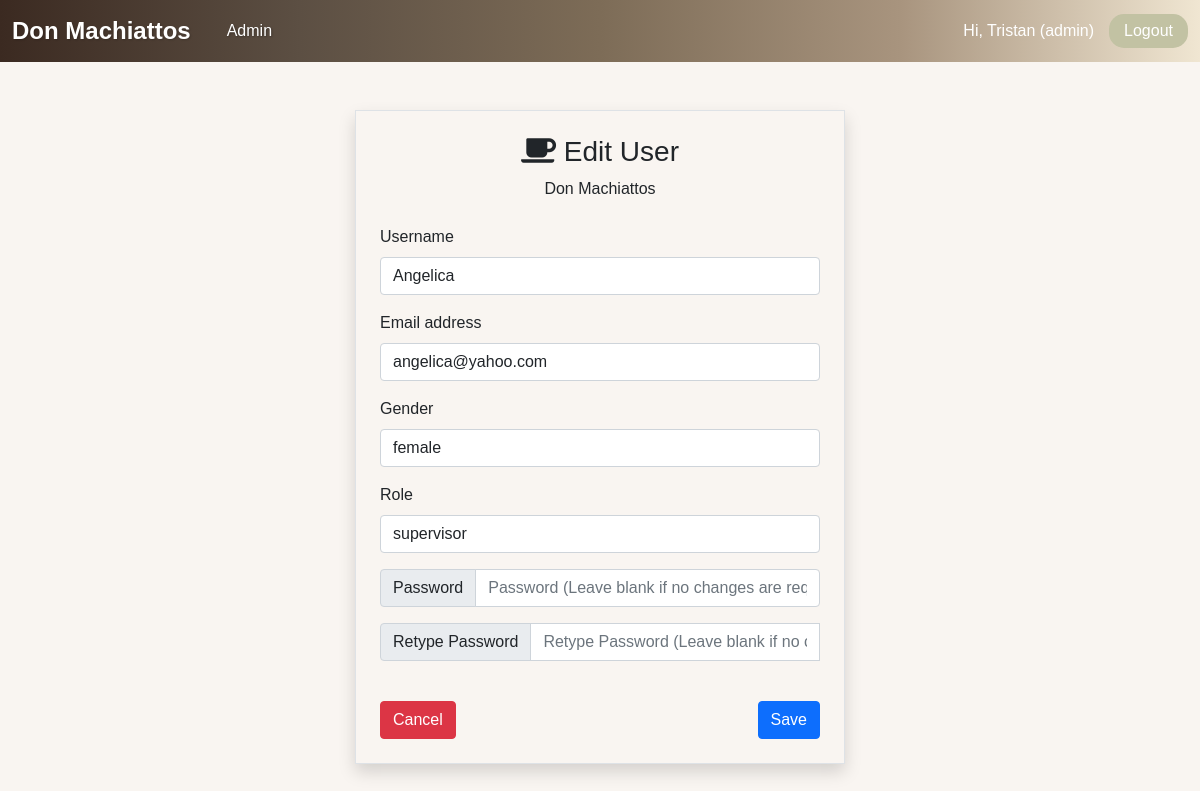
/index.php?page_name=edit-user&id=9 (signed in), run on the app's committed database.
### tables this page shows
CREATE TABLE `users` (
  `id` int(11) NOT NULL,
  `username` varchar(30) NOT NULL,
  `email` varchar(100) NOT NULL,
  `password` varchar(255) NOT NULL,
  `date` datetime NOT NULL,
  `image` varchar(500) DEFAULT NULL,
  `role` varchar(20) NOT NULL,
  `gender` varchar(6) NOT NULL DEFAULT 'male',
  `deletable` tinyint(1) NOT NULL DEFAULT 1
);

### app/core/init.php (called while the page is built, shortened)
<?php
require "../app/core/functions.php";
require "../app/core/database.php";
require "../app/core/model.php";
function my_function($classname)
{
    $filename = "../app/models/" .ucfirst($classname) . ".php";
}

### app/core/model.php (called while the page is built, shortened)
<?php
class Model extends Database
{
    public function first($data)
    {
        $keys = array_keys($data);
        $query = "select * from $this->table where ";
        foreach($keys as $key)
        {
            $query .= "$key = :$key AND ";
        }
        $query = rtrim($query, "AND ");
        $db = new Database;
        if($res = $db->query($query, $data))
        {
            return $res[0];
        }
        return false;
    }
}

### app/core/database.php (called while the page is built)
<?php
class Database
{
    private function db_connect(){
        $DBHOST = "localhost";
        $DBNAME = "don_mac";
        $DBUSER = "root";
        $DBPASS = "";
        $DBDRIVER = "mysql";
        try{
            $con = new PDO("$DBDRIVER:host=$DBHOST;dbname=$DBNAME",$DBUSER,$DBPASS);
        }catch(PDOException $e){
            echo $e->getMessage();
        }
        return $con;
    }
    public function query($query,$data = array()){
        $con = $this->db_connect();
        $smt = $con->prepare($query);
        $check = $smt->execute($data);
        if ($check)
        {
            $result = $smt->fetchAll(PDO::FETCH_ASSOC);
            if(is_array($result) && count($result) > 0){
                return $result;
            }
        }
        return false;
    }
}

### app/core/functions.php (called while the page is built, shortened)
<?php
function esc($str){
    return htmlspecialchars($str);
}
function set_value($key,$default = "")
{
    return $default;
}

### app/models/Auth.php (called while the page is built, shortened)
<?php
class Auth
{
    public static function get($column)
    {
        if(!empty($_SESSION['USER'][$column])){
            return $_SESSION['USER'][$column];
        }
        return "Unknown";
    }
}

### app/views/auth/edit-user.view.php (the view, shortened to what this page needs)
<div class="container-fluid border col-lg-5 col-md-6 mt-5 p-4 shadow">
    <?php if(is_array($row)):?>
    <form method="post">
        <center>
            <h3><i class="fa fa-coffee"></i> Edit User</h3>
            <div><?=esc(APP_NAME)?></div>
        </center>
        <br>
        <div class="mb-3">
            <label for="exampleFormControlInput1" class="form-label">Username</label>
            <input value="<?=set_value('username',$row['username'])?>" name="username" type="text" class="form-control" id="exampleFormControlInput1" placeholder="Username">
        </div>
        <div class="mb-3">
            <label for="exampleFormControlInput1" class="form-label">Email address</label>
            <input value="<?=set_value('email',$row['email'])?>" name="email" type="email" class="form-control" id="exampleFormControlInput1" placeholder="name@example.com">
        </div>
        <div class="mb-3">
            <label for="exampleFormControlInput1" class="form-label">Gender</label>
                <select name="gender" class="form-control">
                    <option><?=$row['gender']?></option>
                </select>
        </div>
        <?php if(Auth::get('role') == "admin"):?>
        <div class="mb-3">
            <label for="exampleFormControlInput1" class="form-label">Role</label>
                <select name="role" class="form-control">
                    <option><?=$row['role']?></option>
                </select>
        </div>
        <?php endif;?>
        <div class="input-group mb-3">
            <span class="input-group-text" id="basic-addon1">Password</span>
            <input value="<?=set_value('password','')?>" name="password" type="text" class="form-control" placeholder="Password (Leave blank if no changes are required)" aria-label="Password" aria-describedby="basic-addon1">
        </div>
        <div class="input-group mb-3">
            <span class="input-group-text" id="basic-addon1">Retype Password</span>
            <input value="<?=set_value('password_retype','')?>" name="password_retype" type="text" class="form-control" placeholder="Retype Password (Leave blank if no changes are required)" aria-label="Retype Password" aria-describedby="basic-addon1">
                <br>
        </div>
        <br>
        <button class="btn btn-primary float-end">Save</button>
        <?php if(Auth::get('role') == "admin"):?>
        <a href="index.php?page_name=admin&tab=users">
            <button type="button" class="btn btn-danger">Cancel</button>
        </a>
        <?php endif;?>
    </form>
    <?php endif;?>
</div>

### public/assests/css/main.css (style rules this page uses)
body a { text-decoration: none; }

### app/views/partials/header.view.php (style rules this page uses)
body { background-color: #f9f5f1; font-family: 'Arial', sans-serif; }

### data on the page
users: username "Angelica", email "angelica@yahoo.com", gender "female", role "supervisor"

### other printed values
APP_NAME "Don Machiattos"
auth('username') "Tristan"
Auth::get('role') "admin"
